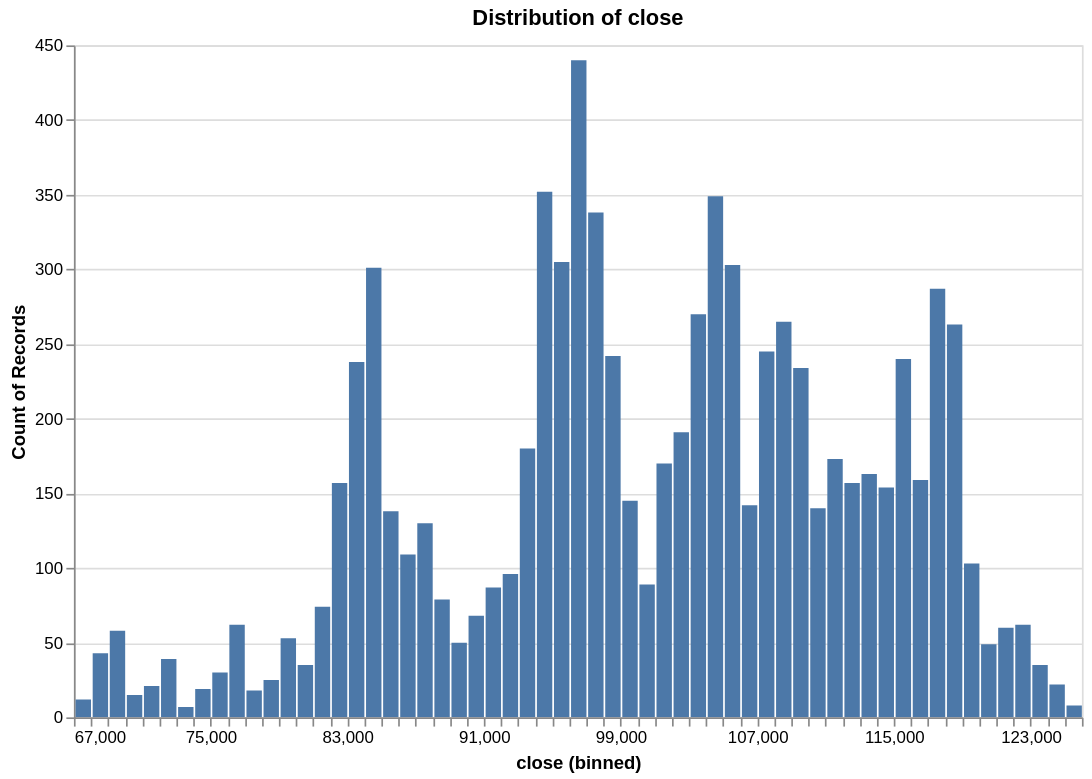

The cell this chart's notebook holds for it:
### Code cell
research.plot_distribution(ts, 'close', no_bins = 100)

### Figure 1 — Vega specification as saved in the notebook (floating-point values rounded to 4 significant figures)
{"$schema": "https://vega.github.io/schema/vega/v6.json", "data": [{"name": "param_f268f798f41c853e_store"}, {"name": "source_0", "values": [{"__count": 21, "bin_maxbins_100_close": 71000.0, "bin_maxbins_100_close_end": 72000.0}, {"__count": 39, "bin_maxbins_100_close": 72000.0, "bin_maxbins_100_close_end": 73000.0}, {"__count": 7, "bin_maxbins_100_close": 73000.0, "bin_maxbins_100_close_end": 74000.0}, {"__count": 15, "bin_maxbins_100_close": 70000.0, "bin_maxbins_100_close_end": 71000.0}, {"__count": 58, "bin_maxbins_100_close": 69000.0, "bin_maxbins_100_close_end": 70000.0}, {"__count": 43, "bin_maxbins_100_close": 68000.0, "bin_maxbins_100_close_end": 69000.0}, {"__count": 12, "bin_maxbins_100_close": 67000.0, "bin_maxbins_100_close_end": 68000.0}, {"__count": 19, "bin_maxbins_100_close": 74000.0, "bin_maxbins_100_close_end": 75000.0}, {"__count": 30, "bin_maxbins_100_close": 75000.0, "bin_maxbins_100_close_end": 76000.0}, {"__count": 62, "bin_maxbins_100_close": 76000.0, "bin_maxbins_100_close_end": 77000.0}, {"__count": 18, "bin_maxbins_100_close": 77000.0, "bin_maxbins_100_close_end": 78000.0}, {"__count": 53, "bin_maxbins_100_close": 79000.0, "bin_maxbins_100_close_end": 80000.0}, {"__count": 25, "bin_maxbins_100_close": 78000.0, "bin_maxbins_100_close_end": 79000.0}, {"__count": 35, "bin_maxbins_100_close": 80000.0, "bin_maxbins_100_close_end": 81000.0}, {"__count": 74, "bin_maxbins_100_close": 81000.0, "bin_maxbins_100_close_end": 82000.0}, {"__count": 157, "bin_maxbins_100_close": 82000.0, "bin_maxbins_100_close_end": 83000.0}, {"__count": 301, "bin_maxbins_100_close": 84000.0, "bin_maxbins_100_close_end": 85000.0}, {"__count": 138, "bin_maxbins_100_close": 85000.0, "bin_maxbins_100_close_end": 86000.0}, {"__count": 109, "bin_maxbins_100_close": 86000.0, "bin_maxbins_100_close_end": 87000.0}, {"__count": 130, "bin_maxbins_100_close": 87000.0, "bin_maxbins_100_close_end": 88000.0}, {"__count": 79, "bin_maxbins_100_close": 88000.0, "bin_maxbins_100_close_end": 89000.0}, {"__count": 50, "bin_maxbins_100_close": 89000.0, "bin_maxbins_100_close_end": 90000.0}, {"__count": 87, "bin_maxbins_100_close": 91000.0, "bin_maxbins_100_close_end": 92000.0}, {"__count": 96, "bin_maxbins_100_close": 92000.0, "bin_maxbins_100_close_end": 93000.0}, {"__count": 68, "bin_maxbins_100_close": 90000.0, "bin_maxbins_100_close_end": 91000.0}, {"__count": 180, "bin_maxbins_100_close": 93000.0, "bin_maxbins_100_close_end": 94000.0}, {"__count": 352, "bin_maxbins_100_close": 94000.0, "bin_maxbins_100_close_end": 95000.0}, {"__count": 305, "bin_maxbins_100_close": 95000.0, "bin_maxbins_100_close_end": 96000.0}, {"__count": 338, "bin_maxbins_100_close": 97000.0, "bin_maxbins_100_close_end": 98000.0}, {"__count": 440, "bin_maxbins_100_close": 96000.0, "bin_maxbins_100_close_end": 97000.0}, {"__count": 242, "bin_maxbins_100_close": 98000.0, "bin_maxbins_100_close_end": 99000.0}, {"__count": 145, "bin_maxbins_100_close": 99000.0, "bin_maxbins_100_close_end": 100000.0}, {"__count": 170, "bin_maxbins_100_close": 101000.0, "bin_maxbins_100_close_end": 102000.0}, {"__count": 270, "bin_maxbins_100_close": 103000.0, "bin_maxbins_100_close_end": 104000.0}, {"__count": 191, "bin_maxbins_100_close": 102000.0, "bin_maxbins_100_close_end": 103000.0}, {"__count": 89, "bin_maxbins_100_close": 100000.0, "bin_maxbins_100_close_end": 101000.0}, {"__count": 349, "bin_maxbins_100_close": 104000.0, "bin_maxbins_100_close_end": 105000.0}, {"__count": 303, "bin_maxbins_100_close": 105000.0, "bin_maxbins_100_close_end": 106000.0}, {"__count": 142, "bin_maxbins_100_close": 106000.0, "bin_maxbins_100_close_end": 107000.0}, {"__count": 245, "bin_maxbins_100_close": 107000.0, "bin_maxbins_100_close_end": 108000.0}, {"__count": 265, "bin_maxbins_100_close": 108000.0, "bin_maxbins_100_close_end": 109000.0}, {"__count": 238, "bin_maxbins_100_close": 83000.0, "bin_maxbins_100_close_end": 84000.0}, {"__count": 234, "bin_maxbins_100_close": 109000.0, "bin_maxbins_100_close_end": 110000.0}, {"__count": 140, "bin_maxbins_100_close": 110000.0, "bin_maxbins_100_close_end": 111000.0}, {"__count": 173, "bin_maxbins_100_close": 111000.0, "bin_maxbins_100_close_end": 112000.0}, {"__count": 157, "bin_maxbins_100_close": 112000.0, "bin_maxbins_100_close_end": 113000.0}, {"__count": 163, "bin_maxbins_100_close": 113000.0, "bin_maxbins_100_close_end": 114000.0}, {"__count": 159, "bin_maxbins_100_close": 116000.0, "bin_maxbins_100_close_end": 117000.0}, {"__count": 240, "bin_maxbins_100_close": 115000.0, "bin_maxbins_100_close_end": 116000.0}, {"__count": 287, "bin_maxbins_100_close": 117000.0, "bin_maxbins_100_close_end": 118000.0}, {"__count": 263, "bin_maxbins_100_close": 118000.0, "bin_maxbins_100_close_end": 119000.0}, {"__count": 103, "bin_maxbins_100_close": 119000.0, "bin_maxbins_100_close_end": 120000.0}, {"__count": 49, "bin_maxbins_100_close": 120000.0, "bin_maxbins_100_close_end": 121000.0}, {"__count": 60, "bin_maxbins_100_close": 121000.0, "bin_maxbins_100_close_end": 122000.0}, {"__count": 62, "bin_maxbins_100_close": 122000.0, "bin_maxbins_100_close_end": 123000.0}, {"__count": 154, "bin_maxbins_100_close": 114000.0, "bin_maxbins_100_close_end": 115000.0}, {"__count": 35, "bin_maxbins_100_close": 123000.0, "bin_maxbins_100_close_end": 124000.0}, {"__count": 22, "bin_maxbins_100_close": 124000.0, "bin_maxbins_100_close_end": 125000.0}, {"__count": 8, "bin_maxbins_100_close": 125000.0, "bin_maxbins_100_close_end": 126000.0}]}, {"name": "source_0_y_domain___count", "values": [{"min": 7, "max": 440}]}], "signals": [{"name": "bin_maxbins_100_close_bins", "value": {"fields": ["close"], "fname": "bin_close", "start": 67000.0, "step": 1000.0, "stop": 126000.0}}, {"name": "unit", "value": {}, "on": [{"events": "pointermove", "update": "isTuple(group()) ? group() : unit"}]}, {"name": "param_f268f798f41c853e", "update": "vlSelectionResolve(\"param_f268f798f41c853e_store\", \"union\")"}, {"name": "param_f268f798f41c853e_close", "on": [{"events": [{"source": "view", "type": "dblclick"}], "update": "null"}, {"events": {"signal": "param_f268f798f41c853e_translate_delta"}, "update": "panLinear(param_f268f798f41c853e_translate_anchor.extent_x, -param_f268f798f41c853e_translate_delta.x / width)"}, {"events": {"signal": "param_f268f798f41c853e_zoom_delta"}, "update": "zoomLinear(domain(\"x\"), param_f268f798f41c853e_zoom_anchor.x, param_f268f798f41c853e_zoom_delta)"}]}, {"name": "param_f268f798f41c853e_tuple", "on": [{"events": [{"signal": "param_f268f798f41c853e_close"}], "update": "param_f268f798f41c853e_close ? {unit: \"\", fields: param_f268f798f41c853e_tuple_fields, values: [param_f268f798f41c853e_close]} : null"}]}, {"name": "param_f268f798f41c853e_tuple_fields", "value": [{"field": "close", "channel": "x", "type": "R"}]}, {"name": "param_f268f798f41c853e_translate_anchor", "value": {}, "on": [{"events": [{"source": "scope", "type": "pointerdown"}], "update": "{x: x(unit), y: y(unit), extent_x: domain(\"x\")}"}]}, {"name": "param_f268f798f41c853e_translate_delta", "value": {}, "on": [{"events": [{"source": "window", "between": [{"source": "scope", "type": "pointerdown"}, {"source": "window", "type": "pointerup"}], "consume": true, "type": "pointermove"}], "update": "{x: param_f268f798f41c853e_translate_anchor.x - x(unit), y: param_f268f798f41c853e_translate_anchor.y - y(unit)}"}]}, {"name": "param_f268f798f41c853e_zoom_anchor", "on": [{"events": [{"source": "scope", "consume": true, "type": "wheel"}], "update": "{x: invert(\"x\", x(unit)), y: invert(\"y\", y(unit))}"}]}, {"name": "param_f268f798f41c853e_zoom_delta", "on": [{"events": [{"source": "scope", "consume": true, "type": "wheel"}], "update": "pow(1.001, event.deltaY * pow(16, event.deltaMode))", "force": true}]}, {"name": "param_f268f798f41c853e_modify", "on": [{"events": {"signal": "param_f268f798f41c853e_tuple"}, "update": "modify(\"param_f268f798f41c853e_store\", param_f268f798f41c853e_tuple, true)"}]}], "marks": [{"type": "rect", "name": "marks", "from": {"data": "source_0"}, "encode": {"update": {"x": {"field": "bin_maxbins_100_close_end", "scale": "x", "offset": {"signal": "0.5 + (abs(scale(\"x\", datum[\"bin_maxbins_100_close_end\"]) - scale(\"x\", datum[\"bin_maxbins_100_close\"])) < 0.25 ? 0.5 * (0.25 - (abs(scale(\"x\", datum[\"bin_maxbins_100_close_end\"]) - scale(\"x\", datum[\"bin_maxbins_100_close\"])))) : -0.5)"}}, "fill": {"value": "#4c78a8"}, "y": {"field": "__count", "scale": "y"}, "y2": {"value": 0, "scale": "y"}, "x2": {"field": "bin_maxbins_100_close", "scale": "x", "offset": {"signal": "0.5 + (abs(scale(\"x\", datum[\"bin_maxbins_100_close_end\"]) - scale(\"x\", datum[\"bin_maxbins_100_close\"])) < 0.25 ? -0.5 * (0.25 - (abs(scale(\"x\", datum[\"bin_maxbins_100_close_end\"]) - scale(\"x\", datum[\"bin_maxbins_100_close\"])))) : 0.5)"}}}}, "clip": true, "interactive": true, "style": ["bar"]}], "scales": [{"name": "x", "type": "linear", "domain": {"signal": "[bin_maxbins_100_close_bins.start, bin_maxbins_100_close_bins.stop]"}, "range": [0, {"signal": "width"}], "bins": {"signal": "bin_maxbins_100_close_bins"}, "zero": false, "domainRaw": {"signal": "param_f268f798f41c853e[\"close\"]"}}, {"name": "y", "type": "linear", "domain": [{"signal": "(data(\"source_0_y_domain___count\")[0] || {}).min"}, {"signal": "(data(\"source_0_y_domain___count\")[0] || {}).max"}], "range": [{"signal": "height"}, 0], "nice": true, "zero": true}], "axes": [{"scale": "y", "domain": false, "maxExtent": 0, "orient": "left", "labels": false, "minExtent": 0, "grid": true, "zindex": 0, "aria": false, "gridScale": "x", "tickCount": {"signal": "ceil(height/40)"}, "ticks": false}, {"scale": "x", "labelFlush": true, "orient": "bottom", "title": "close (binned)", "labelOverlap": true, "tickCount": {"signal": "ceil(width/10)"}, "zindex": 0, "grid": false}, {"scale": "y", "orient": "left", "zindex": 0, "labelOverlap": true, "tickCount": {"signal": "ceil(height/40)"}, "title": "Count of Records", "grid": false}], "title": {"text": "Distribution of close", "frame": "group"}, "height": 400, "style": "cell", "background": "white", "width": 600, "padding": 5}
